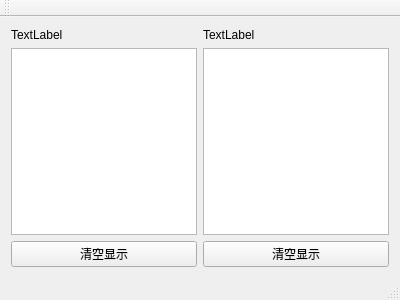
<?xml version="1.0" encoding="UTF-8"?>
<ui version="4.0">
 <class>MainWindow</class>
 <widget class="QMainWindow" name="MainWindow">
  <property name="geometry">
   <rect>
    <x>0</x>
    <y>0</y>
    <width>400</width>
    <height>300</height>
   </rect>
  </property>
  <property name="windowTitle">
   <string>MainWindow</string>
  </property>
  <widget class="QWidget" name="centralWidget">
   <layout class="QHBoxLayout" name="horizontalLayout">
    <item>
     <layout class="QVBoxLayout" name="verticalLayout">
      <item>
       <widget class="QLabel" name="serialLabel">
        <property name="text">
         <string>TextLabel</string>
        </property>
       </widget>
      </item>
      <item>
       <widget class="QTextEdit" name="serialDataEdit">
        <property name="lineWrapMode">
         <enum>QTextEdit::NoWrap</enum>
        </property>
       </widget>
      </item>
      <item>
       <widget class="QPushButton" name="serialClearButton">
        <property name="text">
         <string>清空显示</string>
        </property>
       </widget>
      </item>
     </layout>
    </item>
    <item>
     <layout class="QVBoxLayout" name="verticalLayout_2">
      <item>
       <widget class="QLabel" name="netLabel">
        <property name="text">
         <string>TextLabel</string>
        </property>
       </widget>
      </item>
      <item>
       <widget class="QTextEdit" name="netDataEdit">
        <property name="lineWrapMode">
         <enum>QTextEdit::NoWrap</enum>
        </property>
       </widget>
      </item>
      <item>
       <widget class="QPushButton" name="netClearButton">
        <property name="text">
         <string>清空显示</string>
        </property>
       </widget>
      </item>
     </layout>
    </item>
   </layout>
  </widget>
  <widget class="QMenuBar" name="menuBar">
   <property name="geometry">
    <rect>
     <x>0</x>
     <y>0</y>
     <width>400</width>
     <height>23</height>
    </rect>
   </property>
  </widget>
  <widget class="QToolBar" name="mainToolBar">
   <attribute name="toolBarArea">
    <enum>TopToolBarArea</enum>
   </attribute>
   <attribute name="toolBarBreak">
    <bool>false</bool>
   </attribute>
  </widget>
  <widget class="QStatusBar" name="statusBar"/>
 </widget>
 <layoutdefault spacing="6" margin="11"/>
 <resources/>
 <connections/>
</ui>
